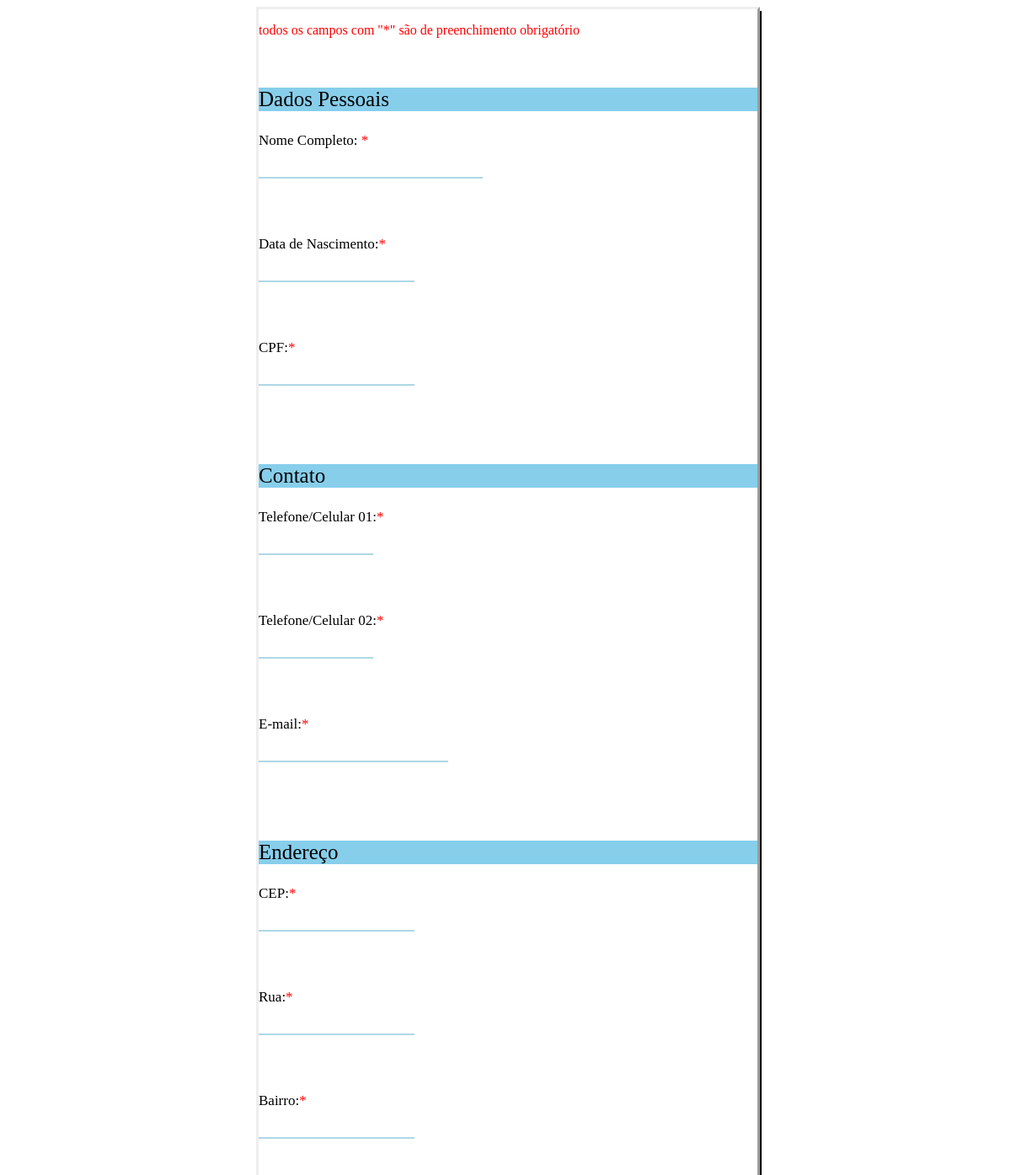
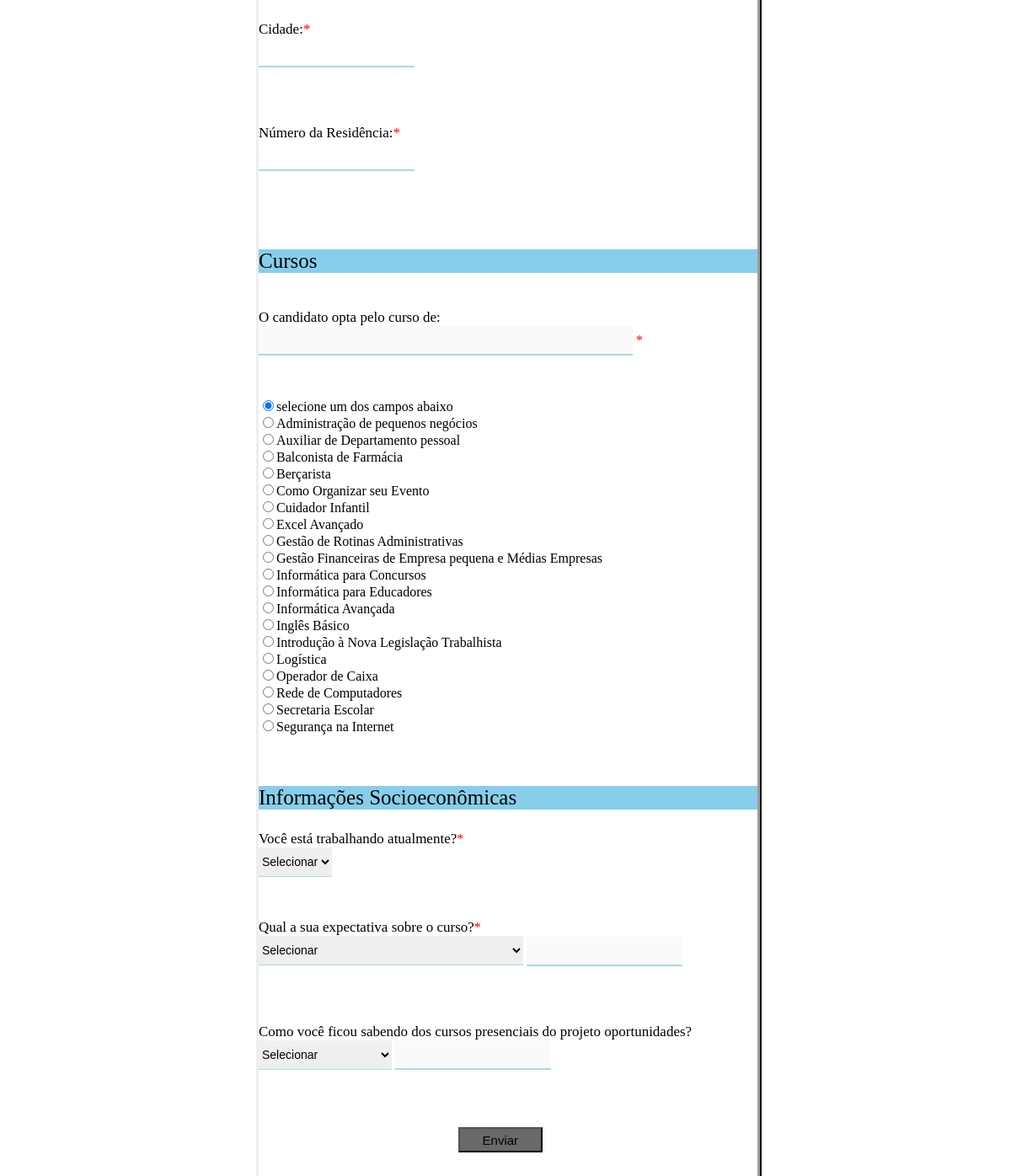
The page / on the database its author committed (2 pictures, top to bottom).
### tables this page shows
CREATE TABLE curso (
  idCurso int(11) NOT NULL,
  nome varchar(255) NOT NULL,
  cursoInicio date NOT NULL,
  cursoFim date NOT NULL
);

### index.php (the view, shortened to what this page needs)
<html>
	<head>
	</head>
	<body>
		<div class="caixa">
			<form name="Cadastro" action="ValidarComPHP.php" method="POST">
				<p class="obrigatorio">todos os campos com "*" são de preenchimento obrigatório</p></br>
				<p class="separador">Dados Pessoais</p>
				<label class="formulario">Nome Completo: <font color="red">*</font></label></br>
				<input class="entrada" type="text" name="nome" id="nome"size="30" onblur="return verify(this.value,'nome','nomeIncorreto')"/>
				<label class="formulario">Data de Nascimento:<font color="red">*</font></label></br>
				<input class="entrada" type="text" name="data" id="data" onkeydown="javascript: fMasc( this, mData );"  maxlength="10" onblur="verify(this.value,'data','dataN')"/>
				<label class="formulario">CPF:<font color="red">*</font></label></br>
				<input  class="entrada"  type="text"  name="CPF"  id="cpf"  onkeydown="javascript: fMasc( this, mCPF );"  maxlength="14"  onblur="return ValidarCPF(Cadastro.cpf)"/>
				<p class="separador">Contato</p>
				<label class="formulario">Telefone/Celular 01:<font color="red">*</font></label></br>
				<input  class="entrada"  type="text"  name="telefone"  id="telefone"  size="14"  maxlength="14"  onkeydown="javascript: fMasc( this, mTel );"  onblur="verify(this.value,'telefone','tel')"/>
				<label class="formulario">Telefone/Celular 02:<font color="red">*</font></label></br>
				<input  class="entrada"  type="text"  name="celular"  id="celular"  size="14"  maxlength="14"  onkeydown="javascript: fMasc( this, mTel );"  onblur="verify(this.value,'celular','cel')"/>
				<label class="formulario">E-mail:<font color="red">*</font></label></br>
				<input  class="entrada" 	 type="mail" name="email"  id="email"  value=""  size="25"  onblur="return IsEmail(document.getElementById('email').value)"/>
				<p class="separador">Endereço</p>
				<label class="formulario">CEP:<font color="red">*</font></label><br>
				<input  class="entrada"  name="CEP"  id="CEP"  type="text"  value=""  onkeydown="javascript: fMasc( this, mCEP );"   maxlength="10"  onblur="return search_cep(this.value);"/>
				<label class="formulario">Rua:<font color="red">*</font></label><br>
				<input  class="entrada"  type="text"  value=""  name="rua"  id="rua" onblur="verify(this.value,'rua','ruaI')" />
				<br>
				<label class="formulario">Bairro:<font color="red">*</font></label></br>
				<input  class="entrada"  type="text"  name="bairro"  value=""  id="bairro" onblur="verify(this.value,'bairro','bairroI')" />
				<br>
				<label class="formulario">Cidade:<font color="red">*</font></label><br>
				<input  class="entrada"  type="text"  name="cidade"  value=""  id="cidade" onblur="verify(this.value,'cidade','cidadeI')" />
				<br>
				<label class="formulario">Número da Residência:<font color="red">*</font></label><br>
				<input  class="entrada"  type="number"  name="numeroResidencia"  value=""  id="numeroResidencia" onblur="verify(this.value,'numeroResidencia','numI')" />
				<br>
				<p class="separador">Cursos</p>
				<label class="formulario">O candidato opta pelo curso de:</label>
				<input  class="entrada"  name="curso"  id="curso"  type="text"  size="52"  disabled/>
				<font color="red">*</font></br>
				<div>
					<input id="APN" type="radio"onclick="escolheCurso()" name="escolha" value="" checked/>selecione um dos campos abaixo</br>
					<?php
                    $con = open_connection();
                    $sql="SELECT * FROM curso";
                    $resultado = mysqli_query($con,$sql) or die("Erro ao retornar dados");
                    while($registro = mysqli_fetch_array($resultado))
                    {
						$nome=  $registro["nome"];
						echo"<input onclick='escolheCurso()' type='radio' name='escolha' value='$nome'>".$nome."<br>";
					}
                    ?></br>
				</div>
				<p class="separador">Informações Socioeconômicas</p>
				<label class="formulario">Você está trabalhando atualmente?</label><font color="red">*</font>
				<select class="entrada" name="job" id="job" onfocus=" verify(Cadastro.curso.value,'APN','cursoI')" onblur="ifIsSelected(this.value,'job','trabalho')"/>
					<option class="font14">Selecionar</option>
				<label class="formulario">Qual a sua expectativa sobre o curso?</label><font color="red">*</font>
				<select  class="entrada" name="expectativa" id="expectativa" onclick="ifOutraIsSelected(this.value,'ExpectativaInput')"onblur="ifIsSelected(this.value,'expectativa','expectativaError')"/>
					<option class="font14">Selecionar</option>
				<input  class="entrada"   type="text"  name="ExpectativaInput"  id="ExpectativaInput"  onblur="verify(this.value,'ExpectativaInput','expectativaError')" disabled/>
				<br>
				<br>
				<label class="formulario">Como você ficou sabendo dos cursos presenciais do projeto oportunidades?</label>
				<select class="entrada" name="discoveredTheCourse" id="discoveredTheCourse" onclick="ifOutroIsSelected(this.value,'discoveredTheCourseInput')"onblur="ifIsSelected(this.value,'discoveredTheCourse','discoveredTheCourseError')"/>
					<option class="font14">Selecionar</option>
				<input  class="entrada"   type="text"  name="discoveredTheCourseInput"  id="discoveredTheCourseInput"  onblur="verify(this.value,'discoveredTheCourseInput','discoveredTheCourseError')" disabled/>
				<br>
				<br>
				<input class="bntEnviar" type="submit" value="Enviar" onclick="return validarTudo()"/>
			</form>
			<br>
		</div>
	</body>

### CSS/style.css (style rules this page uses)
.entrada { height: 35px; border-top: 0; border-left:0; border-right:0; font-size:14; border-bottom-color: #ADD8E6; }
.obrigatorio { color: red; }
.formulario { font-size:17; }
.separador { background-color:SkyBlue; font-size: 25; }
.font14 { font-size: 14; }
.caixa { text-align: left; margin-left: 25%; margin-right: 25%; width: 50%; background-color: rgba(255,255,255,0.2); background-repeat: no-repeat; background-position: top; box-shadow: 2px 5px #000000; border: outset ; }
.bntEnviar { margin-right: 30%; margin-left: 40%; width: 100px; height: 30px; font-size: 15px; background-color: DimGray; text-decoration: none; color: Black; cursor: pointer; }
body { background-image: url(https://imagepng.org/wp-content/uploads/2017/06/bandeira-do-espirito-santo-estado.png); background-size: cover; background-attachment: fixed; }

### rows shown on the page
curso: nome "Administração de pequenos negócios"
curso: nome "Auxiliar de Departamento pessoal"
curso: nome "Balconista de Farmácia"
curso: nome "Berçarista"
curso: nome "Como Organizar seu Evento"
curso: nome "Cuidador Infantil"
curso: nome "Excel Avançado"
curso: nome "Gestão de Rotinas Administrativas"
curso: nome "Gestão Financeiras de Empresa pequena e Médias Empresas"
curso: nome "Informática para Concursos"
curso: nome "Informática para Educadores"
curso: nome "Informática Avançada"
curso: nome "Inglês Básico"
curso: nome "Introdução à Nova Legislação Trabalhista"
curso: nome "Logística"
curso: nome "Operador de Caixa"
curso: nome "Rede de Computadores"
curso: nome "Secretaria Escolar"
curso: nome "Segurança na Internet"
